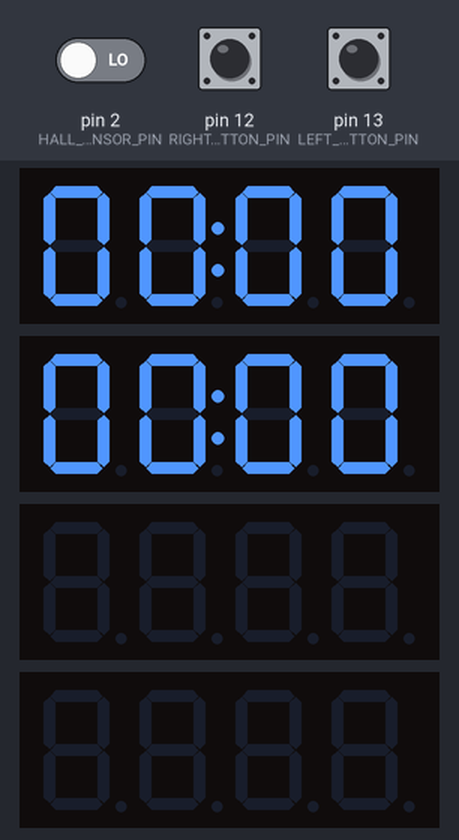
Simulated run of this program. Board: Arduino Uno, built with avr-gcc and run on an emulated ATmega328P. Shown: 4 × 4-digit seven-segment display. The test bench sets the inputs (shaded band); at power-on: pin 13 (LEFT_BUTTON_PIN) LOW, pin 2 (HALL_SENSOR_PIN) LOW, pin 12 (RIGHT_BUTTON_PIN) LOW. EEPROM starts erased.

Above: at 1.2 s.
1.3 s: pin 13 (LEFT_BUTTON_PIN) pulled HIGH for 1 s
At 2.7 s:
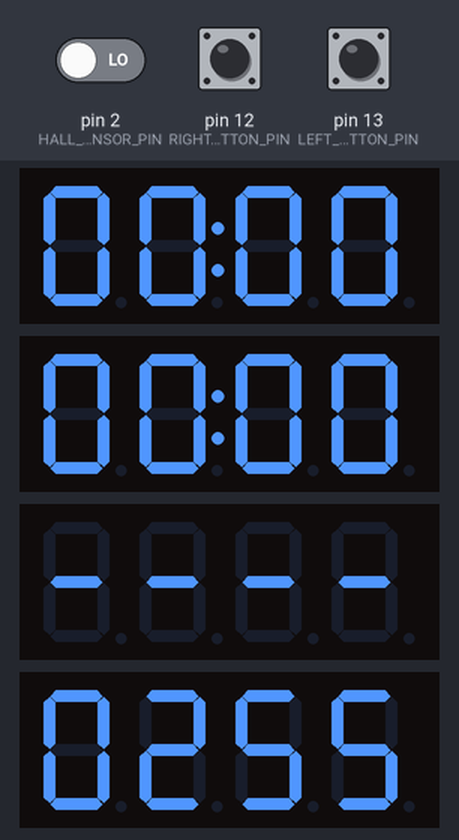
3.8 s: pin 13 (LEFT_BUTTON_PIN) pulled HIGH for 3.2 s
At 7.6 s:
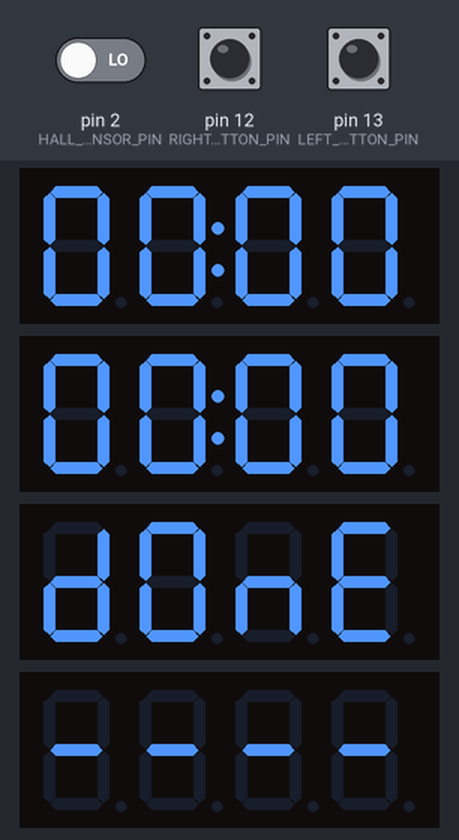
Timing chart, 0 to 9.1 s (numbered marks = the images above; inputs shaded):
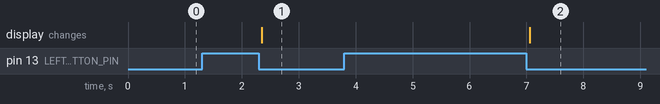

The program:

main.cpp
```cpp
#include <Arduino.h>

#include "System.hpp"
#include "pins.hpp"

System& sys = System::getInstance();

void ISRHallSensorHitWrapper() {
  sys.ISRHallSensorHit();
}

void setup() {

  setupPins();

  sys.setupDisplays();

  attachInterrupt(
    digitalPinToInterrupt(HALL_SENSOR_PIN),
    ISRHallSensorHitWrapper,
    RISING
  );

  sys.setupListeners();

}


void loop() {

  sys.run();

}
```

System.hpp
```cpp
#ifndef SYSTEM_HEADER
#define SYSTEM_HEADER

#include "setup.hpp"
#include "config.hpp"
#include "pins.hpp"

#include "sensors/HallSensor.hpp"
#include "sensors/PushButtonSensor.hpp"

#include "meters/Speedometer.hpp"
#include "meters/Hodometer.hpp"

#include "displays/SpeedDisplay.hpp"
#include "displays/DistanceDisplay.hpp"
#include "displays/ConfigDisplay.hpp"

class System {

    private:

        HallSensor* hallSensor;

        Speedometer* speedometer;
        Hodometer*   hodometer;

        SpeedDisplay*    speedDisplay;
        DistanceDisplay* distanceDisplay;
        ConfigDisplay*   configDisplay;

        PushButtonSensor* leftButton;
        PushButtonSensor* rightButton;

        bool lastConfigState;
        bool configState;

        uint8_t radius;

        static System* instance;

        System();

        void onLeftClick();
        void onRightClick();
        void toggleConfigMode();

        static void staticToggleConfigMode() {
            if (System::instance) {
                System::instance->toggleConfigMode();
            }
        }

        static void staticOnLeftClick() {
            if (System::instance) {
                System::instance->onLeftClick();
            }
        }

        static void staticOnRightClick() {
            if (System::instance) {
                System::instance->onRightClick();
            }
        }

    public:

        static System& getInstance();

        ~System();

        void setupDisplays();
        void setupListeners();
        void ISRHallSensorHit();
        void run();

};

#endif
```

constants.hpp
```cpp
#ifndef CONSTANTS_HEADER

#define CONSTANTS_HEADER

#define SECONDS_TO_MICROSECONDS 1000000
#define MICROSECONDS_TO_SECOUNDS .000001

#define SECONDS_TO_HOURS        .000277777777


#define CENTIMETERS_TO_KILOMETERS .00001

#endif
```

DistanceDisplay.hpp
```cpp
#ifndef DISTANCE_DISPLAY_HEADER

#include "TM1637Display.h"
#include "meters/Hodometer.hpp"

#define DISTANCE_DISPLAY_HEADER

class DistanceDisplay {
    private:

        uint8_t clockPin;
        uint8_t dioPin;

        TM1637Display* display;
        Hodometer* hodometer;

    public:

        DistanceDisplay(Hodometer* hodometer);
        ~DistanceDisplay();

        void setup();
        void update();

};


#endif
```

SpeedDisplay.hpp
```cpp
#ifndef SPEED_DISPLAY_HEADER

#include "TM1637Display.h"
#include "meters/Speedometer.hpp"

#define SPEED_DISPLAY_HEADER

class SpeedDisplay {
    private:

        uint8_t clockPin;
        uint8_t dioPin;

        TM1637Display* display;
        Speedometer* speedometer;

    public:

        SpeedDisplay(Speedometer* speedometer);
        ~SpeedDisplay();

        void setup();
        void update();

};


#endif
```

Hodometer.hpp
```cpp
#ifndef HODOMETER_HEADER

#define HODOMETER_HEADER

class Hodometer {

    private:

        float radius;
        float circumferenceSize;
        float distance;

        volatile unsigned long lastMeasureTime;

        volatile bool isNewDataAvailable;

        void updateCircumferenceSize();

    public:

        Hodometer(uint8_t radius);

        void setRadius(uint8_t radius);
        float getDistance();

        void ISRHallSensorHit();

        void reset();

    };

#endif
```

Speedometer.hpp
```cpp
#ifndef SPEEDOMETER_HEADER

#define SPEEDOMETER_HEADER

class Speedometer {

    private:

        float radius;
        float circumferenceSize;
        float velocity;

        volatile unsigned long lastHitHallSensorTime;
        volatile unsigned long currentHitHallSensorTime;
        unsigned long hitHallSensorPeriod;

        volatile unsigned long lastMeasureTime;

        volatile bool isNewDataAvailable;

        void updateCircumferenceSize();

    public:

        Speedometer(uint8_t radius);

        void setRadius(uint8_t radius);
        float getVelocity();
        void resetTrigger();

        void ISRHallSensorHit();


    };

#endif
```

PushButtonSensor.hpp
```cpp
#ifndef PUSH_BUTTON_SENSOR_H

#define PUSH_BUTTON_SENSOR_H

class PushButtonSensor {
    private:

        uint8_t pin;

        bool lastState;
        bool currentState;

        unsigned long beginPressTime;

        void (* onClick)();
        void (* onLongPress)();

    public:

        PushButtonSensor(int pin);

        void read();
        void addClickListener(void (* onClick)());
        void addLongPressListener(void (* onLongPress)());

};

#endif
```

setup.hpp
```cpp
#ifndef SETUP_HEADER

#define SETUP_HEADER

void setupPins();

#endif
```

System.cpp
```cpp
#include <Arduino.h>
#include <EEPROM.h>
#include "System.hpp"

System* System::instance = nullptr;

System::System() {

    this->radius = EEPROM.read(RADIUS_EEPROM_ADDRESS);

    this->hallSensor = new HallSensor();

    this->speedometer = new Speedometer(this->radius);
    this->hodometer   = new Hodometer(this->radius);

    this->speedDisplay    = new SpeedDisplay(this->speedometer);
    this->distanceDisplay = new DistanceDisplay(this->hodometer);
    this->configDisplay   = new ConfigDisplay(&this->radius);

    this->leftButton  = new PushButtonSensor(LEFT_BUTTON_PIN);
    this->rightButton = new PushButtonSensor(RIGHT_BUTTON_PIN);

    this->lastConfigState = false;
    this->configState     = false;

}

System& System::getInstance() {

    if (!System::instance) {
        System::instance = new System();
    }

    return *System::instance;

}

System::~System() {

    delete hallSensor;
    delete speedometer;
    delete hodometer;
    delete speedDisplay;
    delete distanceDisplay;
    delete leftButton;
    delete rightButton;

    if (System::instance == this) {
        System::instance = nullptr;
    }

}

void System::setupListeners() {

    this->leftButton->addLongPressListener(System::staticToggleConfigMode);

    this->leftButton->addClickListener(System::staticOnLeftClick);
    this->rightButton->addClickListener(System::staticOnRightClick);

}

void System::setupDisplays() {

    this->distanceDisplay->setup();
    this->speedDisplay->setup();

}

void System::ISRHallSensorHit() {

    this->speedometer->ISRHallSensorHit();
    this->hodometer->ISRHallSensorHit();

}

void System::toggleConfigMode() {

    this->lastConfigState = configState;
    this->configState = !configState;

    if (this->configState) {
        this->configDisplay->setup();
    }

    if (this->lastConfigState && !this->configState) {

        EEPROM.write(RADIUS_EEPROM_ADDRESS, this->radius);

        this->hodometer->setRadius(this->radius);
        this->speedometer->setRadius(this->radius);

        this->configDisplay->done();
        delay(500);

    }

}

void System::onLeftClick() {

    if (!this->configState) {
        return;
    }

    this->radius++;

}

void System::onRightClick() {


    if (this->configState) {

        if (this->radius == 1) {
            return;
        }

        this->radius--;

        return;
    }

    this->hodometer->reset();

}

void System::run() {

    this->leftButton->read();
    this->rightButton->read();

    if (this->configState) {

        this->configDisplay->update();
        return;

    }

    this->distanceDisplay->update();
    this->speedDisplay->update();

    this->speedometer->resetTrigger();

}
```

DistanceDisplay.cpp
```cpp
#include "pins.hpp"

#include "displays/DistanceDisplay.hpp"
#include "meters/Hodometer.hpp"

DistanceDisplay::DistanceDisplay(Hodometer* hodometer) {

    this->clockPin = DISPLAY_DISTANCE_CLOCK_PIN;
    this->dioPin   = DISPLAY_DISTANCE_DATA_PIN;

    this->hodometer = hodometer;
    this->display     = new TM1637Display(
        this->clockPin,
        this->dioPin
    );

    this->display->setBrightness(7);

}

DistanceDisplay::~DistanceDisplay() {
    delete this->display;
}

void DistanceDisplay::setup() {

    this->display->setBrightness(7);
    this->display->showNumberDecEx(
        0,
        0b01000000,
        true
    );

}

void DistanceDisplay::update() {

    this->display->showNumberDecEx(
        (int) this->hodometer->getDistance() * 100,
        0b01000000,
        true
    );

}
```

SpeedDisplay.cpp
```cpp
#include "pins.hpp"

#include "displays/SpeedDisplay.hpp"
#include "meters/Speedometer.hpp"

SpeedDisplay::SpeedDisplay(Speedometer* speedometer) {

    this->clockPin = DISPLAY_VELOCITY_CLOCK_PIN;
    this->dioPin   = DISPLAY_VELOCITY_DATA_PIN;

    this->speedometer = speedometer;
    this->display     = new TM1637Display(
        this->clockPin,
        this->dioPin
    );

    this->display->setBrightness(7);

}

SpeedDisplay::~SpeedDisplay() {
    delete this->display;
}

void SpeedDisplay::setup() {

    this->display->setBrightness(7);
    this->display->showNumberDecEx(
        0,
        0b01000000,
        true
    );

}

void SpeedDisplay::update() {

    this->display->showNumberDecEx(
        (int) this->speedometer->getVelocity() * 100,
        0b01000000,
        true
    );

}
```

Hodometer.cpp
```cpp
#include <Arduino.h>

#include "meters/Hodometer.hpp"
#include "constants.hpp"
#include "config.hpp"

Hodometer::Hodometer(uint8_t radius) {

    this->radius            = radius;
    this->circumferenceSize = 0;
    this->distance          = 0;

    this->lastMeasureTime = 0;

    this->isNewDataAvailable = false;

}

void Hodometer::updateCircumferenceSize() {

    this->circumferenceSize = TWO_PI * this->radius;
    this->circumferenceSize *= CENTIMETERS_TO_KILOMETERS;

}


void Hodometer::setRadius(uint8_t radius) {

    if (radius > 0) {
        this->radius = radius;
        this->updateCircumferenceSize();
    }

}

void Hodometer::ISRHallSensorHit() {

    this->lastMeasureTime = micros();
    this->distance += this->circumferenceSize;

}

float Hodometer::getDistance() {
    return this->distance;
}

void Hodometer::reset() {
    this->distance = 0;
}
```

Speedometer.cpp
```cpp
#include <Arduino.h>

#include "meters/Speedometer.hpp"

#include "constants.hpp"
#include "config.hpp"

Speedometer::Speedometer(uint8_t radius) {

    this->radius            = (float) radius;
    this->circumferenceSize = 0;
    this->velocity          = 0;

    this->lastHitHallSensorTime    = 0;
    this->currentHitHallSensorTime = 0;
    this->hitHallSensorPeriod      = 0;

    this->lastMeasureTime = 0;

    this->isNewDataAvailable = false;

}

void Speedometer::updateCircumferenceSize() {

    this->circumferenceSize = TWO_PI * this->radius;
    this->circumferenceSize *= CENTIMETERS_TO_KILOMETERS;

}

void Speedometer::setRadius(uint8_t radius) {

    if (radius > 0) {
        this->radius = radius;
        this->updateCircumferenceSize();
    }

}

void Speedometer::resetTrigger() {

    if (micros() - this->lastMeasureTime > RESET_VELOCITY_THRESHOLD) {
        this->velocity = 0;
    }

}


void Speedometer::ISRHallSensorHit() {

    this->lastHitHallSensorTime    = this->currentHitHallSensorTime;
    this->currentHitHallSensorTime = micros();
    this->lastMeasureTime          = this->currentHitHallSensorTime;

    if (this->lastHitHallSensorTime > 0) {
        this->hitHallSensorPeriod  = this->currentHitHallSensorTime;
        this->hitHallSensorPeriod -= this->lastHitHallSensorTime;

        this->velocity  = this->circumferenceSize;
        this->velocity /= (float) this->hitHallSensorPeriod;
        this->velocity /= (float) MICROSECONDS_TO_SECOUNDS * SECONDS_TO_HOURS;
    }

}

float Speedometer::getVelocity() {

    return this->velocity;

}
```

PushButtonSensor.cpp
```cpp
#include <Arduino.h>

#include "sensors/PushButtonSensor.hpp"

#include "constants.hpp"
#include "config.hpp"

PushButtonSensor::PushButtonSensor(int pin) {

    this->pin = pin;

    this->lastState    = false;
    this->currentState = false;

    this->beginPressTime = 0;

    this->onLongPress = nullptr;
    this->onClick     = nullptr;

}

void PushButtonSensor::addClickListener(void (* onClick)()) {
  this->onClick = onClick;
}

void PushButtonSensor::addLongPressListener(void (* onLongPress)()) {
  this->onLongPress = onLongPress;
}

void PushButtonSensor::read() {

  this->lastState = this->currentState;
  this->currentState = digitalRead(this->pin);

  if (!this->lastState && this->currentState) {
    this->beginPressTime = millis();
  }

  if (this->lastState && !this->currentState) {

    if (millis() - this->beginPressTime <= CLICK_PRESS_THRESHOLD) {
      if (this->onClick != nullptr) {
        this->onClick();
        return;
      }
    }

    if (millis() - this->beginPressTime >= LONG_PRESS_THRESHOLD) {
      if (this->onLongPress != nullptr) {
        this->onLongPress();
        return;
      }
    }

  }

}
```

setup.cpp
```cpp
#include <Arduino.h>

#include "pins.hpp"
#include "setup.hpp"

void setupPins() {

    pinMode(LEFT_BUTTON_PIN, INPUT);
    pinMode(RIGHT_BUTTON_PIN, INPUT);

    pinMode(DISPLAY_DISTANCE_CLOCK_PIN, OUTPUT);
    pinMode(DISPLAY_DISTANCE_DATA_PIN, OUTPUT);

    pinMode(DISPLAY_VELOCITY_CLOCK_PIN, OUTPUT);
    pinMode(DISPLAY_VELOCITY_DATA_PIN, OUTPUT);

    pinMode(HALL_SENSOR_PIN, INPUT);

}
```

config.hpp
```cpp
#include "constants.hpp"

#ifndef CONFIG_HEADER

#define CONFIG_HEADER

#define RESET_VELOCITY_THRESHOLD 5 * SECONDS_TO_MICROSECONDS

#define RADIUS_EEPROM_ADDRESS 0x00

#define LONG_PRESS_THRESHOLD  1000
#define CLICK_PRESS_THRESHOLD  250

#endif
```

ConfigDisplay.hpp
```cpp
#ifndef CONFIG_DISPLAY_HEADER

#include <TM1637Display.h>

#define CONFIG_DISPLAY_HEADER

class ConfigDisplay {
    private:

        uint8_t* radius;

        uint8_t topClockPin;
        uint8_t topDioPin;

        uint8_t bottomClockPin;
        uint8_t bottomDioPin;

        TM1637Display* topDisplay;
        TM1637Display* bottomDisplay;

        const uint8_t FLATLINE[4] = {
            SEG_G, // -
            SEG_G, // -
            SEG_G, // -
            SEG_G  // -
        };
        const uint8_t DONE[4] = {
            SEG_B | SEG_C | SEG_D | SEG_E | SEG_G,         // d
            SEG_A | SEG_B | SEG_C | SEG_D | SEG_E | SEG_F, // O
            SEG_C | SEG_E | SEG_G,                         // n
            SEG_A | SEG_D | SEG_E | SEG_F | SEG_G          // E
        };

    public:

        ConfigDisplay(uint8_t* radius);
        ~ConfigDisplay();

        void done();

        void setup();
        void update();

};


#endif
```

pins.hpp
```cpp
#ifndef PINS_HEADER

#define PINS_HEADER

#include <Arduino.h>

#define LEFT_BUTTON_PIN  13
#define RIGHT_BUTTON_PIN 12

#define DISPLAY_DISTANCE_CLOCK_PIN 11
#define DISPLAY_DISTANCE_DATA_PIN  10

#define DISPLAY_VELOCITY_CLOCK_PIN 9
#define DISPLAY_VELOCITY_DATA_PIN  8

#define HALL_SENSOR_PIN 2

#endif
```

ConfigDisplay.cpp
```cpp
#include <TM1637Display.h>

#include "displays/ConfigDisplay.hpp"

#include "pins.hpp"

ConfigDisplay::ConfigDisplay(uint8_t* radius) {

    this->radius = radius;

    this->topClockPin = DISPLAY_DISTANCE_CLOCK_PIN;
    this->topDioPin   = DISPLAY_DISTANCE_DATA_PIN;

    this->bottomClockPin = DISPLAY_VELOCITY_CLOCK_PIN;
    this->bottomDioPin   = DISPLAY_VELOCITY_DATA_PIN;

    this->topDisplay    = new TM1637Display(
        this->topClockPin,
        this->topDioPin
    );
    this->bottomDisplay = new TM1637Display(
        this->bottomClockPin,
        this->bottomDioPin
    );

}

void ConfigDisplay::setup() {

    this->topDisplay->setBrightness(7);
    this->bottomDisplay->setBrightness(7);

    this->topDisplay->setSegments(this->FLATLINE);
    this->bottomDisplay->showNumberDec(
        (int) *this->radius,
        true
    );

}

void ConfigDisplay::done() {

    this->topDisplay->setSegments(this->DONE);
    this->bottomDisplay->setSegments(this->FLATLINE);

}

void ConfigDisplay::update() {

    this->bottomDisplay->showNumberDec(
        (int) *this->radius,
        true
    );

}
```

HallSensor.hpp
```cpp
#ifndef HALL_SENSOR_HEADER

#define HALL_SENSOR_HEADER

class HallSensor {
    private:

        uint8_t pin;

    public:

        HallSensor();

        bool read();

    };

#endif
```

HallSensor.cpp
```cpp
#include <Arduino.h>

#include "pins.hpp"
#include "sensors/HallSensor.hpp"

HallSensor::HallSensor() {
    this->pin = HALL_SENSOR_PIN;
}

bool HallSensor::read() {
    return digitalRead(this->pin);
}
```

Measured:
- after the input at 1.3 s, the display: changes after 1.1 s (image 1)
- after the input at 3.8 s, the display: changes after 3.3 s (image 2)
